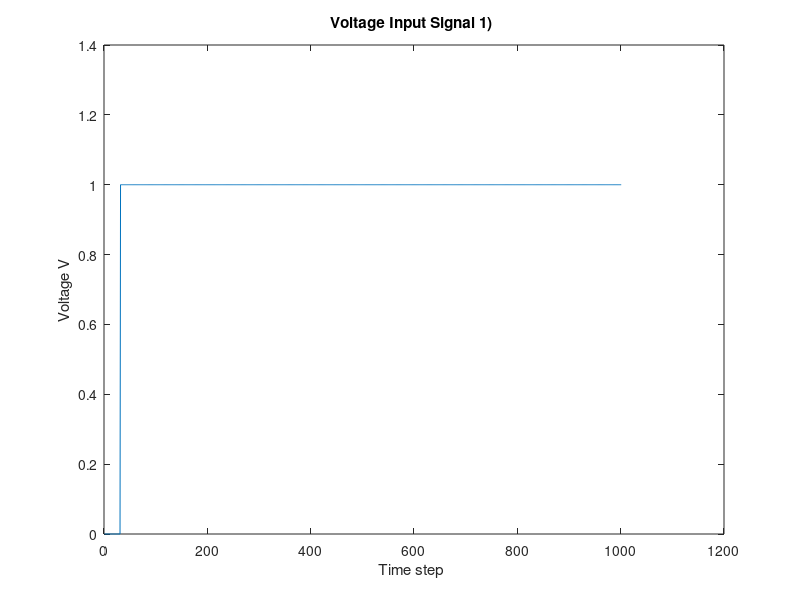
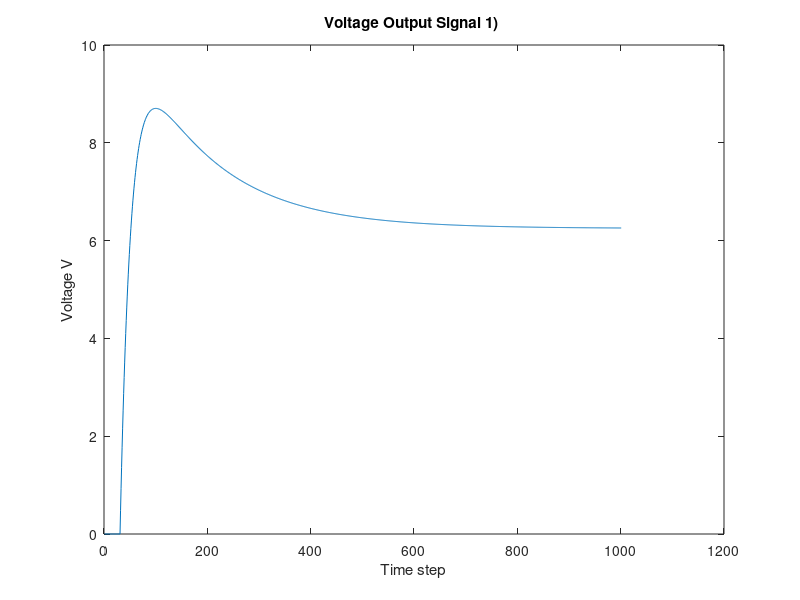
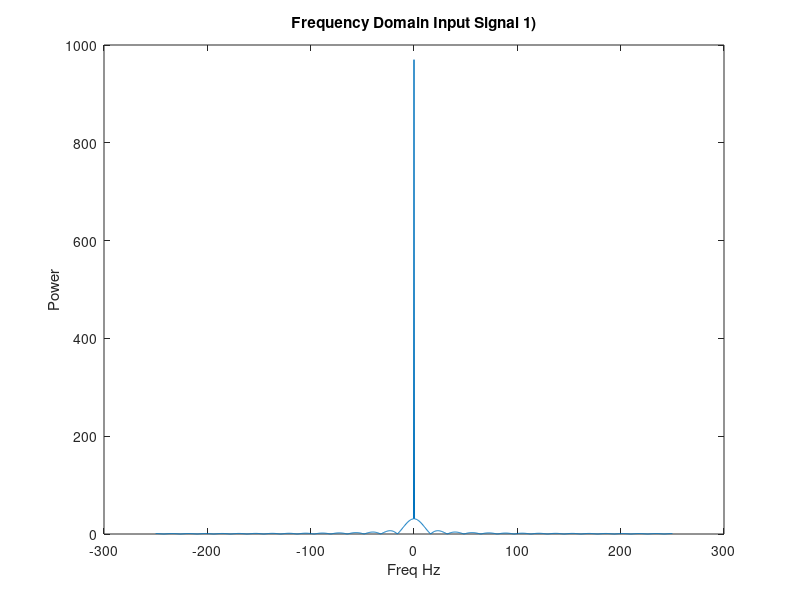
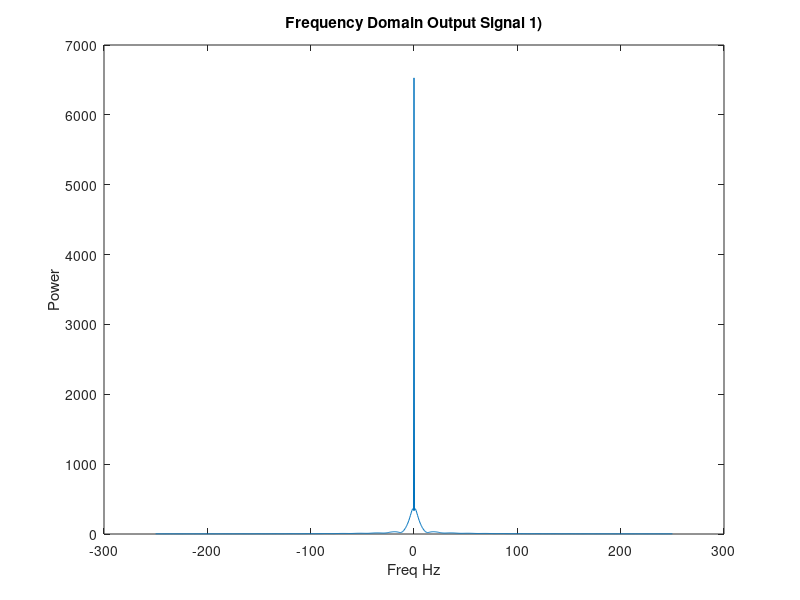

MATLAB code to generate these figures, in order:
function D = Part2T()
clear all

G=zeros(8,8);
C=zeros(8,8);
F=zeros(8,1);

% Definition of circuit elements
R1 = 1; 
R2=2;
R3=10;
R4=0.1;
R0=1000;
c=0.25;
L=0.2;
a = 100;


% Definition of G matrix hardcoded.
G(1,1)=1/R1;
G(1,2)=-1/R1;
G(2,1)=-1/R1;
G(2,2)=1/R1 +1/R2;
G(3,3)=1/R3;
G(4,4)=1/R4; 
G(4,5)=-1/R4;
G(5,4)=1/R4;
G(5,5)=1/R4 +1/R0;
G(6,1)=1;
G(7,2)=1;
G(7,3)=-1;
G(8,3)=-a/R3;
G(8,4)=1;
G(1,6)=1;
G(2,7)=1;
G(3,7)=-1;
G(4,8)=1;


% Definition of C matrix hardcoded.
C(1,1)=c;
C(1,2)=-c;
C(2,2)=c;
C(2,1)=-c;
C(7,7)=-L;


%%

simt=1; % time in seconds 
nsteps=1000; % number of time steps

dt=simt/nsteps; % dt 
V(1:8,1)=[0;0;0;0;0;0;0;0];
M=(C./dt+G);
for step=1:nsteps 
    t=step*dt;
    if(t>0.03) % Controls Input Step Voltage
      Vin=1;  
    else
      Vin=0;
    end
    F(6)=Vin;
    B=C*V(1:8,step)./dt+F;
    V(1:8,step+1)=M\B; % Voltage outputs for the network
end


figure(5)
plot(V(1,:))
title('Voltage Input Signal 1) ')
xlabel('Time step ')
ylabel('Voltage V')

figure(6)
plot(-V(5,:))
title('Voltage Output Signal 1) ')
xlabel('Time step')
ylabel('Voltage V')

Yin = fft(V(1,:)); % fast fourier transform
Yout = fft(V(5,:)); % fast fourier transform

figure(7)
plot(linspace(-1/dt*0.25,1/dt*0.25,length(Yin)),fftshift(abs(Yin)))
%fft shift rearranges a Fourier transform X by shifting the zero-frequency component to the center of the array.
title('Frequency Domain Input Signal 1)')
xlabel('Freq Hz')
ylabel('Power')

figure(8)
plot(linspace(-1/dt*0.25,1/dt*0.25,length(Yout)),fftshift(abs(Yout))) 
%fft shift rearranges a Fourier transform X by shifting the zero-frequency component to the center of the array.
title('Frequency Domain Output Signal 1)')
xlabel('Freq Hz')
ylabel('Power')

%% 

simt=1; 
nsteps=1000;
f= 1/0.03; % freq in hertz
dt=simt/nsteps;
M=(C./dt+G);
V(1:8,1)=[0;0;0;0;0;0;0;0];

for step=1:nsteps
    t=step*dt;
    Vin=sin(2*pi*f*t);
    F(6)=Vin;
    B=C*V(1:8,step)./dt+F;
    V(1:8,step+1)=M\B;
end

figure(9)
plot(V(1,:));
title('Voltage Input Signal 2) ')
xlabel('Time step')
ylabel('Voltage V')

figure(10)
plot(-V(5,:));
title('Voltage Output Signal 2) ')
xlabel('Time step')
ylabel('Voltage V')

Yin = fft(V(1,:));
Yout = fft(V(5,:));

figure(11)
plot(linspace(-1/dt*0.25,1/dt*0.25,length(Yin)),fftshift(abs(Yin)))
title('Frequency Domain Input Signal 2)')
xlabel('Freq Hz')
ylabel('Power')

figure(12)
plot(linspace(-1/dt*0.25,1/dt*0.25,length(Yout)),fftshift(abs(Yout)))
title('Frequency Domain Output Signal 2)')
xlabel('Freq Hz')
ylabel('Power')


%% 

simt=1; 
nsteps=1000;
f=1/0.03;
dt=simt/nsteps;
M=(C./dt+G);
V(1:8,1)=[0;0;0;0;0;0;0;0];
Gaussian=@(t) exp(-(t-0.1)^2/(2.*0.03^2));

for step=1:nsteps
    t=step*dt;
    Vin=Gaussian(t);
    F(6)=Vin;
    B=C*V(1:8,step)./dt+F;
    V(1:8,step+1)=M\B;
end

figure(13)
plot(V(1,:));
title('Voltage Input Signal 3) ')
xlabel('Time step')
ylabel('Voltage V')

figure(14)
plot(-V(5,:));
title('Voltage Output Signal 3) ')
xlabel('Time step')
ylabel('Voltage V')

Yin = fft(V(1,:));
Yout = fft(V(5,:));

figure(15)
plot(linspace(-1/dt*0.25,1/dt*0.25,length(Yin)),fftshift(abs(Yin)))
title('Frequency Domain Input Signal 3)')
xlabel('Freq Hz')
ylabel('Power')

figure(16)
plot(linspace(-1/dt*0.25,1/dt*0.25,length(Yout)),fftshift(abs(Yout)))
title('Frequency Domain Output Signal 3)')
xlabel('Freq Hz')
ylabel('Power')
end
